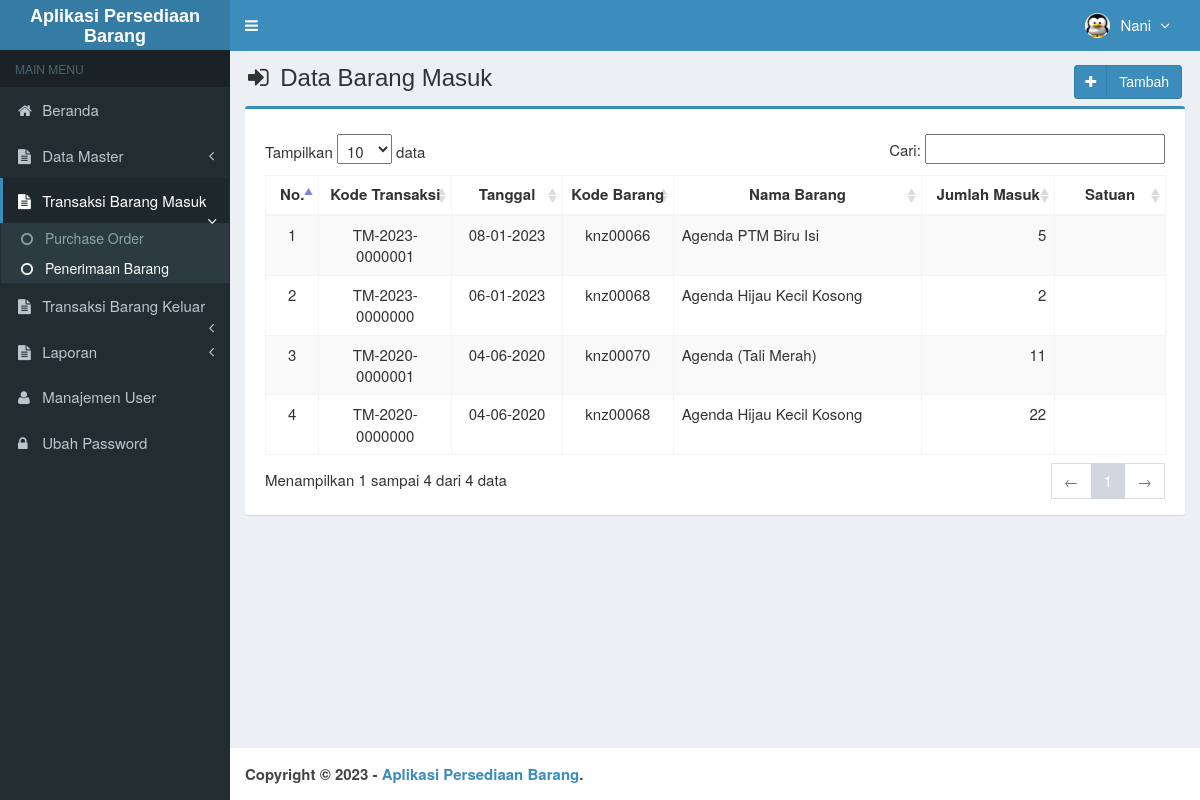
The page /main.php?module=barang_masuk (signed in) on the database its author committed.
### tables this page shows
CREATE TABLE `is_users` (
  `id_user` int(3) NOT NULL,
  `username` varchar(50) NOT NULL,
  `nama_user` varchar(50) NOT NULL,
  `password` varchar(50) NOT NULL,
  `email` varchar(50) DEFAULT NULL,
  `telepon` varchar(13) DEFAULT NULL,
  `foto` varchar(100) DEFAULT NULL,
  `hak_akses` enum('Super Admin','Manajer','Gudang') NOT NULL,
  `status` enum('aktif','blokir') NOT NULL DEFAULT 'aktif',
  `created_at` timestamp NOT NULL DEFAULT current_timestamp(),
  `updated_at` timestamp NOT NULL DEFAULT current_timestamp() ON UPDATE current_timestamp()
);

CREATE TABLE `is_barang_masuk` (
  `kode_transaksi` varchar(15) NOT NULL,
  `tanggal_masuk` date NOT NULL,
  `kode_barang` varchar(8) NOT NULL,
  `jumlah_masuk` int(11) NOT NULL,
  `created_user` int(3) NOT NULL,
  `created_date` timestamp NOT NULL DEFAULT current_timestamp() ON UPDATE current_timestamp()
);

CREATE TABLE `is_barang` (
  `id_barang` int(8) NOT NULL,
  `kode_barang` varchar(8) NOT NULL,
  `nama_barang` varchar(50) NOT NULL,
  `harga_beli` int(11) NOT NULL,
  `harga_jual` int(11) NOT NULL,
  `satuan` varchar(20) NOT NULL,
  `kode_kb` varchar(7) NOT NULL,
  `kode_lokasi` varchar(8) NOT NULL,
  `stok` int(11) NOT NULL,
  `keterangan` varchar(100) NOT NULL,
  `created_user` int(3) NOT NULL,
  `created_date` timestamp NOT NULL DEFAULT current_timestamp(),
  `updated_user` int(3) NOT NULL,
  `updated_date` timestamp NOT NULL DEFAULT current_timestamp() ON UPDATE current_timestamp()
);

### modules/barang-masuk/view.php (the view, shortened to what this page needs)
<section class="content-header">
  <h1>
    <i class="fa fa-sign-in icon-title"></i> Data Barang Masuk
    <a class="btn btn-primary btn-social pull-right" href="?module=form_barang_masuk&form=add" title="Tambah Data" data-toggle="tooltip">
      <i class="fa fa-plus"></i> Tambah
    </a>
  </h1>
</section>
<section class="content">
  <div class="row">
    <div class="col-md-12">
      <div class="box box-primary">
        <div class="box-body">
          <table id="dataTables1" class="table table-bordered table-striped table-hover">
            <thead>
              <tr>
                <th class="center">No.</th>
                <th class="center">Kode Transaksi</th>
                <th class="center">Tanggal</th>
                <th class="center">Kode Barang</th>
                <th class="center">Nama Barang</th>
                <th class="center">Jumlah Masuk</th>
                <th class="center">Satuan</th>
              </tr>
            </thead>
            <tbody>
            <?php
            $no = 1;
            $query = mysqli_query($mysqli, "SELECT a.kode_transaksi,a.tanggal_masuk,a.kode_barang,a.jumlah_masuk,b.kode_barang,b.nama_barang,b.satuan
                                            FROM is_barang_masuk as a INNER JOIN is_barang as b ON a.kode_barang=b.kode_barang ORDER BY kode_transaksi DESC")
                                            or die('Ada kesalahan pada query tampil Data barang Masuk: '.mysqli_error($mysqli));
            while ($data = mysqli_fetch_assoc($query)) {
              $tanggal         = $data['tanggal_masuk'];
              $exp             = explode('-',$tanggal);
              $tanggal_masuk   = $exp[2]."-".$exp[1]."-".$exp[0];
              echo "<tr>
                      <td width='30' class='center'>$no</td>
                      <td width='100' class='center'>$data[kode_transaksi]</td>
                      <td width='80' class='center'>$tanggal_masuk</td>
                      <td width='80' class='center'>$data[kode_barang]</td>
                      <td width='200'>$data[nama_barang]</td>
                      <td width='100' align='right'>$data[jumlah_masuk]</td>
                      <td width='80' class='center'>$data[satuan]</td>
                    </tr>";
              $no++;
            }
            ?>
            </tbody>
          </table>
        </div>
      </div>
    </div>
  </div>
</section><!-- /.content

### top-menu.php (shortened to what this page needs)
<?php
require_once "config/database.php";
$query = mysqli_query($mysqli, "SELECT id_user, nama_user, foto, hak_akses FROM is_users WHERE id_user='$_SESSION[id_user]'")
                                or die('Ada kesalahan pada query tampil Manajemen User: '.mysqli_error($mysqli));
$data = mysqli_fetch_assoc($query);
?>
<li class="dropdown user user-menu">
  <a href="#" class="dropdown-toggle" data-toggle="dropdown">
  <?php
  if ($data['foto']=="") { ?>
    <img src="images/user/user-default.png" class="user-image" alt="User Image"/>
  <?php
  }
  else { ?>
    <img src="images/user/<?php echo $data['foto']; ?>" class="user-image" alt="User Image"/>
  <?php
  }
  ?>
    <span class="hidden-xs"><?php echo $data['nama_user']; ?> <i style="margin-left:5px" class="fa fa-angle-down"></i></span>
  </a>
</li>

### assets/css/style.css (style rules this page uses)
.btn-social *:first-child { border-right: 1px solid rgba(0, 0, 0, 0.1); bottom: 0; font-size: 1em !important; left: 0; line-height: 32px !important; position: absolute; text-align: center; top: 0; width: 32px !important; }
.content-header { padding: 15px 18px 0; position: relative; }
.center { text-align:center; }
.icon-title { margin-right: 5px; }
body { background-color: #fff; color: #333; font-size: 15px; line-height: 1.42857; }

### rows shown on the page
is_users: foto (picture), nama_user "Nani"
is_barang_masuk: kode_transaksi "TM-2023-0000001", tanggal_masuk "08-01-2023", is_barang.kode_barang "knz00066", is_barang.nama_barang "Agenda PTM Biru Isi", jumlah_masuk "5"
is_barang_masuk: kode_transaksi "TM-2023-0000000", tanggal_masuk "06-01-2023", is_barang.kode_barang "knz00068", is_barang.nama_barang "Agenda Hijau Kecil Kosong", jumlah_masuk "2"
is_barang_masuk: kode_transaksi "TM-2020-0000001", tanggal_masuk "04-06-2020", is_barang.kode_barang "knz00070", is_barang.nama_barang "Agenda (Tali Merah)", jumlah_masuk "11"
is_barang_masuk: kode_transaksi "TM-2020-0000000", tanggal_masuk "04-06-2020", is_barang.kode_barang "knz00068", is_barang.nama_barang "Agenda Hijau Kecil Kosong", jumlah_masuk "22"
